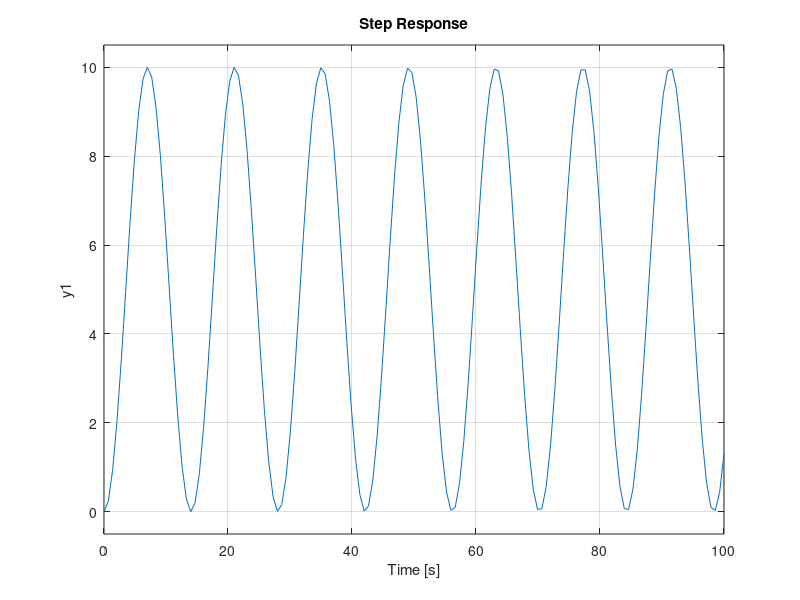

This chart was generated by the following MATLAB code: (Note: this script raises an error after producing the figure.)
% root locus analysis

% controller root locus
% sys1 = tf(1,[1 0.01 0.2]);
% % rlocus(sys1)
% % step response
% a = step(sys1)

% % % no energy system (x0,v0) = (0,0)
% % sys1 = tf([0 0 1],[1 0.01 0.2]);
% % rlocus(sys1)

% % save matlab figure
% % savefig('./figs/ideal_step_response.png')

m = 1;        % mass (kg)
k = 0.2;      % spring constant (N/m)
b =  0.01;    % damper (viscious friction) (Ns/m)

wn = sqrt(k/m);
dam = b/(2*sqrt(k*m));

hold on;
for d=0:0.5:1
    sys = tf(1,[1 2*d*wn wn^2]);
    step(sys,100);
    legend('d' + d)
    % set(get(gca, 'XLabel', 'String', '');
end 
saveas(gcf, './figs/damping_step_response.png')    

clf(gcf)
sys2 = tf(1,[m b k]);
step(sys2,100);

% xlabel('time(s)');
saveas(gcf, './figs/current_step_response.png')    
